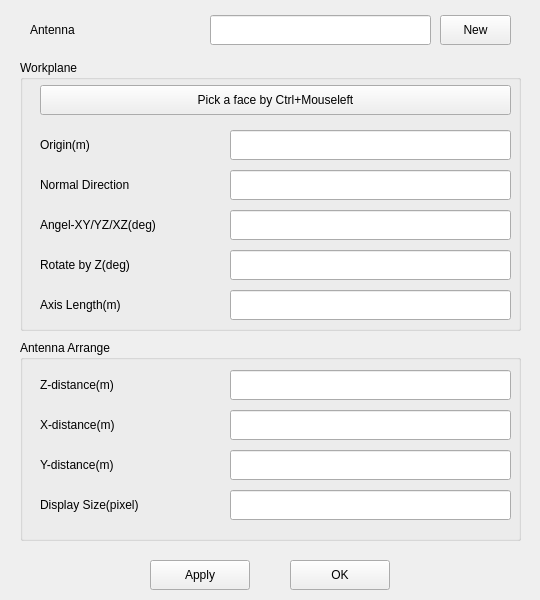
<?xml version="1.0" encoding="UTF-8"?>
<ui version="4.0">
 <class>frmArrangement</class>
 <widget class="QMainWindow" name="frmArrangement">
  <property name="geometry">
   <rect>
    <x>0</x>
    <y>0</y>
    <width>540</width>
    <height>600</height>
   </rect>
  </property>
  <property name="windowTitle">
   <string>Arrangement</string>
  </property>
  <widget class="QWidget" name="centralwidget">
   <widget class="QPushButton" name="btnApply">
    <property name="geometry">
     <rect>
      <x>150</x>
      <y>560</y>
      <width>100</width>
      <height>30</height>
     </rect>
    </property>
    <property name="text">
     <string>Apply</string>
    </property>
   </widget>
   <widget class="QPushButton" name="btnOK">
    <property name="geometry">
     <rect>
      <x>290</x>
      <y>560</y>
      <width>100</width>
      <height>30</height>
     </rect>
    </property>
    <property name="text">
     <string>OK</string>
    </property>
   </widget>
   <widget class="QGroupBox" name="groupWorkplane">
    <property name="geometry">
     <rect>
      <x>20</x>
      <y>60</y>
      <width>501</width>
      <height>271</height>
     </rect>
    </property>
    <property name="title">
     <string>Workplane</string>
    </property>
    <widget class="QLabel" name="label">
     <property name="geometry">
      <rect>
       <x>20</x>
       <y>70</y>
       <width>171</width>
       <height>30</height>
      </rect>
     </property>
     <property name="text">
      <string>Origin(m)</string>
     </property>
    </widget>
    <widget class="QLineEdit" name="txtOrigin">
     <property name="geometry">
      <rect>
       <x>210</x>
       <y>70</y>
       <width>281</width>
       <height>30</height>
      </rect>
     </property>
    </widget>
    <widget class="QLineEdit" name="txtDirection">
     <property name="geometry">
      <rect>
       <x>210</x>
       <y>110</y>
       <width>281</width>
       <height>30</height>
      </rect>
     </property>
     <property name="text">
      <string/>
     </property>
    </widget>
    <widget class="QLabel" name="label_2">
     <property name="geometry">
      <rect>
       <x>20</x>
       <y>110</y>
       <width>171</width>
       <height>30</height>
      </rect>
     </property>
     <property name="text">
      <string>Normal Direction</string>
     </property>
    </widget>
    <widget class="QLineEdit" name="txtRotatebyZ">
     <property name="geometry">
      <rect>
       <x>210</x>
       <y>190</y>
       <width>281</width>
       <height>30</height>
      </rect>
     </property>
     <property name="text">
      <string/>
     </property>
    </widget>
    <widget class="QLabel" name="label_3">
     <property name="geometry">
      <rect>
       <x>20</x>
       <y>190</y>
       <width>171</width>
       <height>30</height>
      </rect>
     </property>
     <property name="text">
      <string>Rotate by Z(deg)</string>
     </property>
    </widget>
    <widget class="QLineEdit" name="txtAxisLength">
     <property name="geometry">
      <rect>
       <x>210</x>
       <y>230</y>
       <width>281</width>
       <height>30</height>
      </rect>
     </property>
     <property name="text">
      <string/>
     </property>
    </widget>
    <widget class="QLabel" name="label_4">
     <property name="geometry">
      <rect>
       <x>20</x>
       <y>230</y>
       <width>171</width>
       <height>30</height>
      </rect>
     </property>
     <property name="text">
      <string>Axis Length(m)</string>
     </property>
    </widget>
    <widget class="QPushButton" name="btnStartPick">
     <property name="geometry">
      <rect>
       <x>20</x>
       <y>25</y>
       <width>471</width>
       <height>30</height>
      </rect>
     </property>
     <property name="text">
      <string>Pick a face by Ctrl+Mouseleft</string>
     </property>
    </widget>
    <widget class="QLineEdit" name="txtAngel">
     <property name="geometry">
      <rect>
       <x>210</x>
       <y>150</y>
       <width>281</width>
       <height>30</height>
      </rect>
     </property>
     <property name="text">
      <string/>
     </property>
    </widget>
    <widget class="QLabel" name="label_5">
     <property name="geometry">
      <rect>
       <x>20</x>
       <y>150</y>
       <width>171</width>
       <height>30</height>
      </rect>
     </property>
     <property name="text">
      <string>Angel-XY/YZ/XZ(deg)</string>
     </property>
    </widget>
   </widget>
   <widget class="QGroupBox" name="groupArrange">
    <property name="geometry">
     <rect>
      <x>20</x>
      <y>340</y>
      <width>501</width>
      <height>201</height>
     </rect>
    </property>
    <property name="title">
     <string>Antenna Arrange</string>
    </property>
    <widget class="QLabel" name="label_16">
     <property name="geometry">
      <rect>
       <x>20</x>
       <y>70</y>
       <width>171</width>
       <height>30</height>
      </rect>
     </property>
     <property name="text">
      <string>X-distance(m)</string>
     </property>
    </widget>
    <widget class="QLabel" name="label_14">
     <property name="geometry">
      <rect>
       <x>20</x>
       <y>150</y>
       <width>171</width>
       <height>30</height>
      </rect>
     </property>
     <property name="text">
      <string>Display Size(pixel)</string>
     </property>
    </widget>
    <widget class="QLineEdit" name="txtDisplayPixel">
     <property name="geometry">
      <rect>
       <x>210</x>
       <y>150</y>
       <width>281</width>
       <height>30</height>
      </rect>
     </property>
     <property name="text">
      <string/>
     </property>
    </widget>
    <widget class="QLabel" name="label_15">
     <property name="geometry">
      <rect>
       <x>20</x>
       <y>30</y>
       <width>171</width>
       <height>30</height>
      </rect>
     </property>
     <property name="text">
      <string>Z-distance(m)</string>
     </property>
    </widget>
    <widget class="QLineEdit" name="txtDistance_Z">
     <property name="geometry">
      <rect>
       <x>210</x>
       <y>30</y>
       <width>281</width>
       <height>30</height>
      </rect>
     </property>
    </widget>
    <widget class="QLineEdit" name="txtDistance_Y">
     <property name="geometry">
      <rect>
       <x>210</x>
       <y>110</y>
       <width>281</width>
       <height>30</height>
      </rect>
     </property>
     <property name="text">
      <string/>
     </property>
    </widget>
    <widget class="QLabel" name="label_13">
     <property name="geometry">
      <rect>
       <x>20</x>
       <y>110</y>
       <width>171</width>
       <height>30</height>
      </rect>
     </property>
     <property name="text">
      <string>Y-distance(m)</string>
     </property>
    </widget>
    <widget class="QLineEdit" name="txtDistance_X">
     <property name="geometry">
      <rect>
       <x>210</x>
       <y>70</y>
       <width>281</width>
       <height>30</height>
      </rect>
     </property>
     <property name="text">
      <string/>
     </property>
    </widget>
   </widget>
   <widget class="QLabel" name="label_17">
    <property name="geometry">
     <rect>
      <x>30</x>
      <y>15</y>
      <width>171</width>
      <height>30</height>
     </rect>
    </property>
    <property name="text">
     <string>Antenna </string>
    </property>
   </widget>
   <widget class="QLineEdit" name="txtAntennaFile">
    <property name="enabled">
     <bool>true</bool>
    </property>
    <property name="geometry">
     <rect>
      <x>210</x>
      <y>15</y>
      <width>221</width>
      <height>30</height>
     </rect>
    </property>
    <property name="readOnly">
     <bool>true</bool>
    </property>
   </widget>
   <widget class="QPushButton" name="btnAntenna">
    <property name="geometry">
     <rect>
      <x>440</x>
      <y>15</y>
      <width>71</width>
      <height>30</height>
     </rect>
    </property>
    <property name="text">
     <string>New</string>
    </property>
   </widget>
  </widget>
 </widget>
 <resources/>
 <connections/>
</ui>
